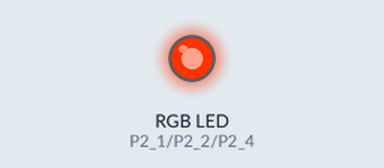
Bench run of a sketch on a simulated TI MSP430 LaunchPad. Shown: an RGB LED mixed from three pins (HIGH = lit).

Above: at 1.3 s.
At 5.5 s:
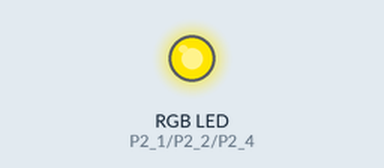
At 9.9 s:
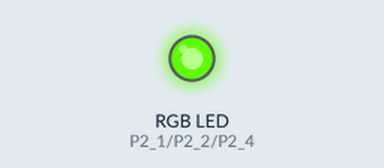
At 18.7 s:
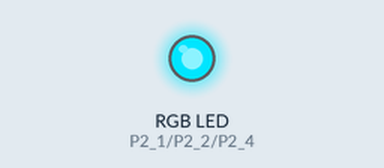
At 27.3 s:
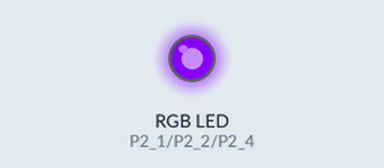
At 36.05 s:
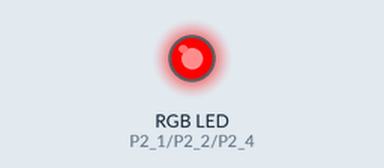
Timing chart, 0 to 40.0 s (numbered marks = the images above):
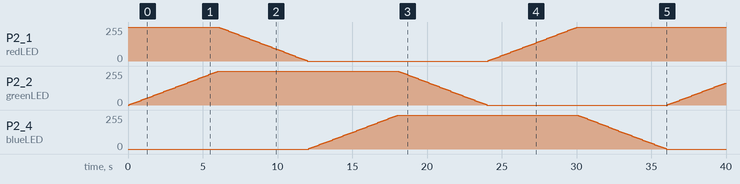

The sketch:

HSV_Color.ino
```cpp
#include "HSV2RGB.c"

int redLED = P2_1;
int greenLED = P2_2;
int blueLED = P2_4;

RGBColor color;

void setup() {
  pinMode(redLED, OUTPUT);
  pinMode(greenLED, OUTPUT);
  pinMode(blueLED, OUTPUT);
}

void loop() {
  for (int i = 0; i < 360; i++) {
    color = hsv2rgb(i, 100, 100);
    analogWrite(redLED, color.r);
    analogWrite(greenLED, color.g);
    analogWrite(blueLED, color.b);
    delay(100);
  }
}
```

HSV2RGB.c
```cpp
#include <math.h>

typedef struct RGBColor {
	int r;
	int g;
	int b;
} RGBColor;

RGBColor hsv2rgb(float H, float S, float V) {
	float r, g, b;

	float h = H / 360;
	float s = S / 100;
	float v = V / 100;

	int i = floor(h * 6);
	float f = h * 6 - i;
	float p = v * (1 - s);
	float q = v * (1 - f * s);
	float t = v * (1 - (1 - f) * s);

	switch (i % 6) {
		case 0: r = v, g = t, b = p; break;
		case 1: r = q, g = v, b = p; break;
		case 2: r = p, g = v, b = t; break;
		case 3: r = p, g = q, b = v; break;
		case 4: r = t, g = p, b = v; break;
		case 5: r = v, g = p, b = q; break;
	}

	RGBColor color;
	color.r = r * 255;
	color.g = g * 255;
	color.b = b * 255;

	return color;
}
```

Measured:
- by itself, P2_4 (blueLED): rises from 0/255 to 255/255 in 5.9 s, then falls to 0/255 in 18.0 s
- by itself, P2_2 (greenLED): 0/255 → 4/255 at 0.10 s, → 8/255 0.10 s later, → 12/255 0.10 s later, → 16/255 0.10 s later, … (159 changes in this stretch)
- by itself, P2_1 (redLED): 0/255 → 255/255 at 0.00 s, → 250/255 6.1 s later, → 246/255 0.10 s later, → 242/255 0.10 s later, … (121 changes in this stretch)
